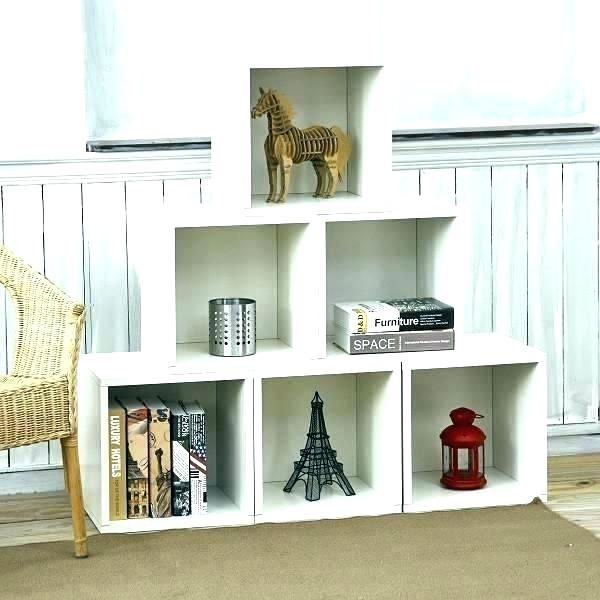
%> input picture shelf_1.jpg, 600 x 600 px
$ octave denoise_final.m   (GNU Octave 9; MATLAB toolbox functions it lacks are replaced by stand-ins)
%> lines starting %> are read from the running program, lines starting %| are printed output that depends on the picture
### DENOISING/discreteWavletTrans.m
function [C, S, wc] = discreteWavletTrans(I, J, lpfCoeff)
% %%%%%%%%%%%%%%%%%%%%%%%%%%%%%%%%%%%%%%%%%%%%%%%%%%%%%%%%%%%%%%%%%%%%%%%%%
% function to compute discrete wavelet transform at level J of an image using provided
% low pass filter coefficients
%
% Input
% I           -       input image
% J           -       Number of levels
% lpfCoeff    -       Low Pass Filter Coefficients
%
% Output
% C           -       organized as a vector with
%                     A(J), H(J), V(J), D(J),
%                     H(J-1), V(J-1), D(J-1), ...,
%                     H(1), V(1), D(1),
%                     where A, H, V, and D are each a row vector.
%                     Each vector is the vector column-wise storage of a matrix.
%                     A contains the approximation coefficients
%                     H contains the horizontal detail coefficients
%                     V contains the vertical detail coefficients
%                     D contains the diagonal detail coefficients
%
% S          -        S(1,:) = size of approximation coefficients(J).
%                     S(i,:) = size of detail coefficients(J-i+2) for i = 2, ...J+1 and S(J+2,:) = size(I).
%
% wc         -        Approximate and details coeff arranged in matrix to
%                     display purpose
% %%%%%%%%%%%%%%%%%%%%%%%%%%%%%%%%%%%%%%%%%%%%%%%%%%%%%%%%%%%%%%%%%%%%%%%%%

%size of image
[m,n] = size(I);

%calculate HPF coeff
hpfCoeff = lpfCoeff.*power(-1*ones(1,length(lpfCoeff)),(0:length(lpfCoeff)-1)); % make the even terms negative
hpfCoeff=hpfCoeff(length(hpfCoeff):-1:1); % flip the terms

C = [];
S = [m, n];

for level = 1:1:J

    if (level > 1)
        C = C(1, numel(I)+1:end);
    end

    %% FWT ON ROW
    %apply LPF
    ILpfRow = my_filter2d(I, lpfCoeff, 1);

    %apply downsampling
    IDsRowLpf = my_ds2d(ILpfRow, 1);

    %apply HPF
    IHpfRow = my_filter2d(I, hpfCoeff, 1);

    %apply downsampling
    IDsRowHpf = my_ds2d(IHpfRow, 1);

    IRow = [IDsRowLpf IDsRowHpf];

    %% FWT ON COLUMN
    %apply LPF
    ILpfCol = my_filter2d(IRow, lpfCoeff, 0);

    %apply downsampling
    IDsColLpf = my_ds2d(ILpfCol, 0);

    %apply HPF
    IHpfCol = my_filter2d(IRow, hpfCoeff, 0);

    %apply downsampling
    IDsColHpf = my_ds2d(IHpfCol, 0);

    %arrange them in matrix
    ICol = [IDsColLpf; IDsColHpf];

    %size matrix
    S = [[m,n]./2^level; S];

    %split to various apprximate and eatisl coeff
    Atemp = ICol(1:S(1,1), 1:S(1,1));
    Htemp = ICol(1:S(1,1), S(1,1)+1:S(2,1));
    Vtemp = ICol(S(1,1)+1:S(2,1), 1:S(1,1));
    Dtemp = ICol(S(1,1)+1:S(2,1), S(1,1)+1:S(2,1));

    %arrange them to from coefficents and size matrices
    C = [Atemp(:)' Htemp(:)' Vtemp(:)' Dtemp(:)' C];


    % use approximate coeff for next iterations
    I = Atemp;

    %arrange coeff in matrix for display purpose
    wc(1:S(1,1), 1:S(1,1)) = Atemp;
    wc(1:S(1,1), S(1,1)+1:S(2,1)) = Htemp;
    wc(S(1,1)+1:S(2,1), 1:S(1,1)) = Vtemp;
    wc(S(1,1)+1:S(2,1), S(1,1)+1:S(2,1)) = Dtemp;

end

### DENOISING/my_filter2d.m
function imgFilt = my_filter2d(I, h, R)
%%%%%%%%%%%%%%%%%%%%%%%%%%%%%%%%%%%%%%%%%%%%%%%%%%%%%%%%%%%%%%%%%%%%%%%%%%
% function to apply LPF or HPF on every row or colum of the image
%
% Input
% I       -       Input image
% h       -       Filter coeffcients
% R       -       Row - (1)
%                 Column  - (0)
%
% Output
% imgLpf  -       Image with low frequency components or high frequency
%                 components
%%%%%%%%%%%%%%%%%%%%%%%%%%%%%%%%%%%%%%%%%%%%%%%%%%%%%%%%%%%%%%%%%%%%%%%%%%

%get size of image
[m,n] = size(I);
imgFilt = zeros(m,n);

%for Row wise
if (R == 1)

    for nRow = 1:m
                %circular convolution
        imgFilt(nRow, :) = cconv(I(nRow,:), h, n);
    end

    %for Column wise
elseif (R == 0)

    for nCol = 1:n
                %circular convolution
        imgFilt(:, nCol) = cconv(I(:,nCol)', h, m);

    end

end

### DENOISING/my_ds2d.m
function imgDS = my_ds2d(I, R)

% function to downsample a image row or column wise

%get size of image
[m,n] = size(I);

%for columnm wise
if (R == 1)
    imgDS = zeros(m,n/2);
    for nRow = 1:m
        Itemp = I(nRow, :);
        imgDS(nRow, :) = Itemp(1:2:n);
    end

%for row wise
elseif (R == 0)
    imgDS = zeros(m/2,n);
    for nCol = 1:n
        Itemp = I(:, nCol);
        imgDS(:, nCol) = Itemp(1:2:m);
    end

end

### DENOISING/InvdiscreteWavletTrans.m
function imageReconst = InvdiscreteWavletTrans(C, S, J, lpfCoeff)

% function to compute discrete wavelet transform at level J of an image using provided
% low pass filter coefficients
%
% Input
% I           -       input image
% J           -       Number of levels
%
% Input
% C           -       organized as a vector with
%                     A(J), H(J), V(J), D(J),
%                     H(J-1), V(J-1), D(J-1), ...,
%                     H(1), V(1), D(1),
%                     where A, H, V, and D are each a row vector.
%                     Each vector is the vector column-wise storage of a matrix.
%                     A contains the approximation coefficients
%                     H contains the horizontal detail coefficients
%                     V contains the vertical detail coefficients
%                     D contains the diagonal detail coefficients
%
% S          -        S(1,:) = size of approximation coefficients(J).
%                     S(i,:) = size of detail coefficients(J-i+2) for i = 2, ...J+1 and S(J+2,:) = size(I).
%
% J         -        levels of transform
%


%calculate LPF and HPF coeff for reconstruction
lpfCoeff = fliplr(lpfCoeff);
for n=0:length(lpfCoeff)-1,
   hpfCoeff(n+1)=lpfCoeff(n+1)*(-1)^(n+1); % make odd terms negative
end;
hpfCoeff=hpfCoeff(length(hpfCoeff):-1:1); %flip the signal

for level = 1:J

    nEle = S(level,1) * S(level,2); %get number of elements i matrix to get from C
    if (level == 1)
        Atemp = C(1, 1:nEle); Atemp = reshape(Atemp, S(level,:));
    end
    Htemp = C(1, nEle+1:2*nEle); Htemp = reshape(Htemp, S(level, :));
    Vtemp = C(1, 2*nEle+1:3*nEle); Vtemp = reshape(Vtemp, S(level, :));
    Dtemp = C(1, 3*nEle+1:4*nEle); Dtemp = reshape(Dtemp, S(level, :));

% [6 lines of commented-out code are left out]


    %% IWT FOR COLUMN


    %For LPF Terms
    ILpfDS = [Atemp Htemp];
%     ILpfDS = Irow(1:S(level,1), :);

    % apply upsampling
    ILpfUS = my_us2d(ILpfDS, 0);

    %apply LPF
    ILpfUSLpf = my_filter2d1(ILpfUS, lpfCoeff, 0);

    %For HPF terms
    IHpfDS = [Vtemp Dtemp];
%     IHpfDS = Irow(S(level,1)+1:end, :);

    % apply upsampling
    IHpfUS = my_us2d(IHpfDS, 0);

    %apply LPF
    IHpfUSHpf = my_filter2d1(IHpfUS, hpfCoeff, 0);

    Icol = (ILpfUSLpf + IHpfUSHpf);


    %% IWT FOR ROWS

    %For LPF Terms
    ILpfDS = Icol(:, 1:S(level,2));

    % apply upsampling
    ILpfUS = my_us2d(ILpfDS, 1);

    %apply LPF
    ILpfUSLpf = my_filter2d1(ILpfUS, lpfCoeff, 1);

    %For HPF terms
    IHpfDS = Icol(:, S(level,2)+1:2*S(level,2));

    % apply upsampling
    IHpfUS = my_us2d(IHpfDS, 1);

    %apply LPF
    IHpfUSHpf = my_filter2d1(IHpfUS, hpfCoeff, 1);

    imageReconst = (ILpfUSLpf + IHpfUSHpf);

    %use reconstructeed result for next iteration
    Atemp = imageReconst;


end

### DENOISING/my_us2d.m
function imgUS = my_us2d(I, R)

%get size of image
[m,n] = size(I);

%for column wise
if (R == 1)
    imgUS = zeros(m,n*2);
    for nRow = 1:m
        Itemp = I(nRow, :);
        imgUS(nRow, 1:2:size(imgUS,2))=Itemp;
    end

%for row wise
elseif (R == 0)
    imgUS = zeros(m*2,n);
    for nCol = 1:n
        Itemp = I(:, nCol);
        imgUS(1:2:size(imgUS, 1), nCol) = Itemp;
    end

end

### DENOISING/my_filter2d1.m
function imgFilt = my_filter2d1(I, h, R)
%%%%%%%%%%%%%%%%%%%%%%%%%%%%%%%%%%%%%%%%%%%%%%%%%%%%%%%%%%%%%%%%%%%%%%%%%%
% function to apply LPF or HPF on every row or colum of the image
%
% Input
% I       -       Input image
% h       -       Filter coeffcients
% R       -       Row - (1)
%                 Column  - (0)
%
% Output
% imgLpf  -       Image with low frequency components or high frequency
%                 components
%%%%%%%%%%%%%%%%%%%%%%%%%%%%%%%%%%%%%%%%%%%%%%%%%%%%%%%%%%%%%%%%%%%%%%%%%%

%get size of image
[m,n] = size(I);
imgFilt = zeros(m,n);

%for Row wise
if (R == 1)

    for nRow = 1:m
        %circular convolution
        imgFilt(nRow, :) = fliplr(cconv(fliplr(I(nRow,:)), fliplr(h), n));

    end

    %for Column wise
elseif (R == 0)

    for nCol = 1:n
                %circular convolution
        imgFilt(:, nCol) = fliplr(cconv(fliplr(I(:,nCol)'), fliplr(h), m));

    end


end

### DENOISING/denoise_final.m
%% Image Denoising

% read the  image
I = double(rgb2gray(imread('shelf_1.jpg')));
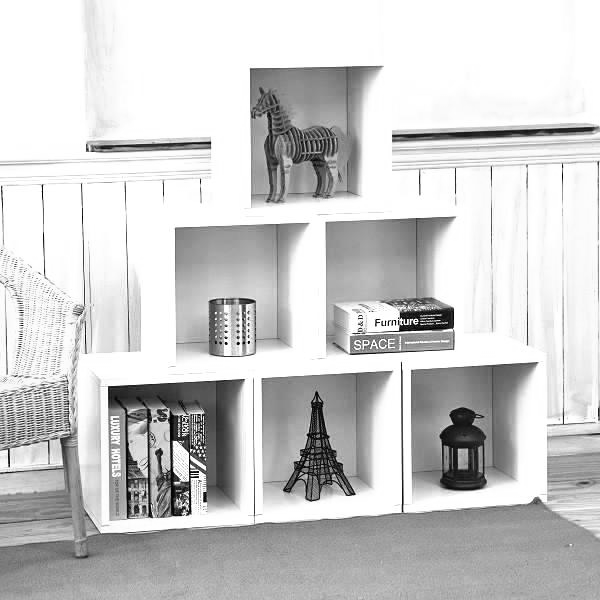
%> I: size 600x600 double; min 0, max 255, mean 203.9
I=imresize(I,[256,256]);
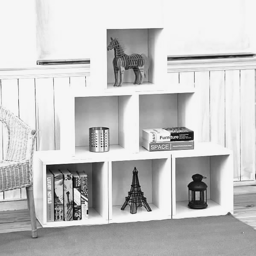
%> I: size 256x256 double; min -1.92, max 264.3, mean 203.9; drawn with min black and max white
% Daubechies D4 Filter
% lpfCoeff =[0.48296 0.83652 0.22414 -0.12941];
lpfCoeff=[0.707,0.707]; % HAAR WAVELET LPF


% Change level of Decmposition HERE
J = 4;

variance  = 70;

%gaussain white noise
gWNoise = randn(size(I)).*sqrt(variance);

%add noise to image
Inoise = I + gWNoise;
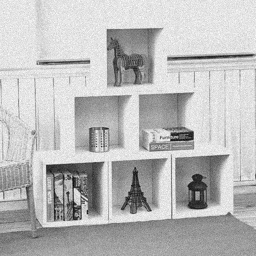
%> Inoise: size 256x256 double; min -22.61, max 286.3, mean 203.9; drawn with min black and max white

% DWT
[C, S, wc] = discreteWavletTrans(Inoise, J, lpfCoeff);
%> S = [16 16; 32 32; 64 64; 128 128; 256 256]

%estimation of noise level
nEle = S(J,1) * S(J,2);
%> nEle = 16384
hf = [C(1, nEle+1:2*nEle) C(1, 2*nEle+1:3*nEle) C(1, 3*nEle+1:4*nEle)];

%calculate sigma
sigma=median(abs(hf))/0.6745;
%> sigma = 9.94

threshold=3*sigma;
%> threshold = 29.83

% Soft thresholding
CSoft = (sign(C).*(abs(C)-threshold)).*((abs(C)>threshold));

%Hard Thresholding
CHard = C.*((abs(C)>threshold));

%reconstruction with soft and hard thresholds
imageReconstSoft = InvdiscreteWavletTrans(CSoft, S, J, lpfCoeff);
%> the loop in InvdiscreteWavletTrans, `for level = 1:J` made 4 passes
%> nEle on passes 1 to 4: 256, 1024, 4096, 16384
imageReconstHard = InvdiscreteWavletTrans(CHard, S, J, lpfCoeff);
%> the loop in InvdiscreteWavletTrans (call 2), `for level = 1:J` made 4 passes

% [12 lines of commented-out code are left out]

figure();
title('Gaussian noise');
subplot(1,4,1);
imshow(I,[]);
title('Original image');
subplot(1,4,2);
imshow(Inoise,[]);
title('Noisy image');
subplot(1,4,3);
imshow(imageReconstSoft,[]);
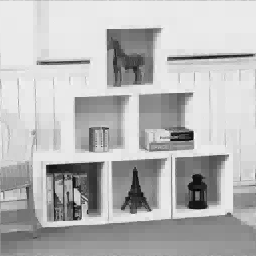
%> displayed picture: size 256x256, on the screen's scale of 0 to 255; min 0, max 255, mean 183.9
title('Denoised-soft image')
subplot(1,4,4);
imshow(imageReconstHard,[]);
title('Denoised-hard image')

$ run again, with Suitcase.jpg copied over shelf_1.jpg
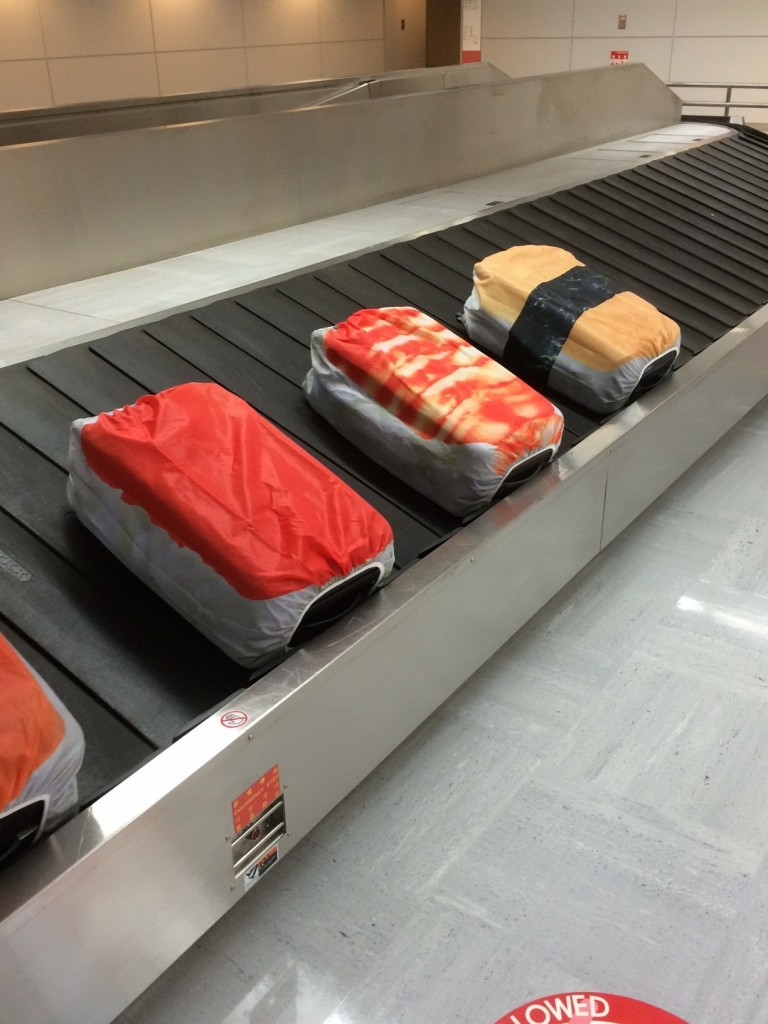
%> input picture Suitcase.jpg, 768 x 1024 px
%> `Inoise = I + gWNoise;`:
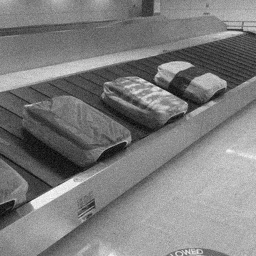
%> Inoise: size 256x256 double; min -23.37, max 281.5, mean 127.7; drawn with min black and max white
%> `[C, S, wc] = discreteWavletTrans(Inoise, J, lpfCoeff);`: S = [16 16; 32 32; 64 64; 128 128; 256 256]
%> `nEle = S(J,1) * S(J,2);`: nEle = 16384
%> sigma = 9.9
%> threshold = 29.69
%> the loop in InvdiscreteWavletTrans, `for level = 1:J` made 4 passes
%> nEle on passes 1 to 4: 256, 1024, 4096, 16384
%> the loop in InvdiscreteWavletTrans (call 2), `for level = 1:J` made 4 passes
%> `imshow(imageReconstSoft,[]);`:
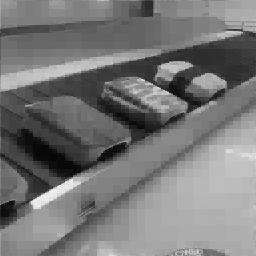
%> displayed picture: size 256x256, on the screen's scale of 0 to 255; min 0, max 255, mean 119.4

$ run again, with belt.jpg copied over shelf_1.jpg
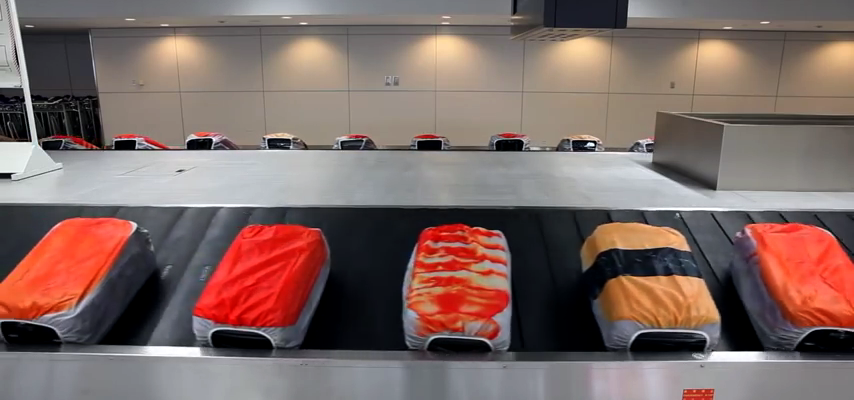
%> input picture belt.jpg, 854 x 400 px
%> `I=imresize(I,[256,256]);`:
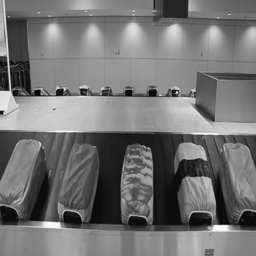
%> I: size 256x256 double; min -12.91, max 260.4, mean 111.1; drawn with min black and max white
%> `[C, S, wc] = discreteWavletTrans(Inoise, J, lpfCoeff);`: S = [16 16; 32 32; 64 64; 128 128; 256 256]
%> `nEle = S(J,1) * S(J,2);`: nEle = 16384
%> sigma = 9.76
%> threshold = 29.28
%> the loop in InvdiscreteWavletTrans, `for level = 1:J` made 4 passes
%> nEle on passes 1 to 4: 256, 1024, 4096, 16384
%> the loop in InvdiscreteWavletTrans (call 2), `for level = 1:J` made 4 passes
%> `imshow(imageReconstSoft,[]);`:
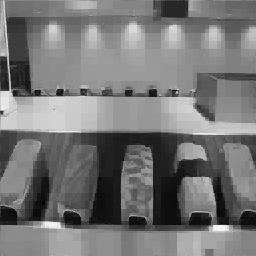
%> displayed picture: size 256x256, on the screen's scale of 0 to 255; min 0, max 255, mean 118
